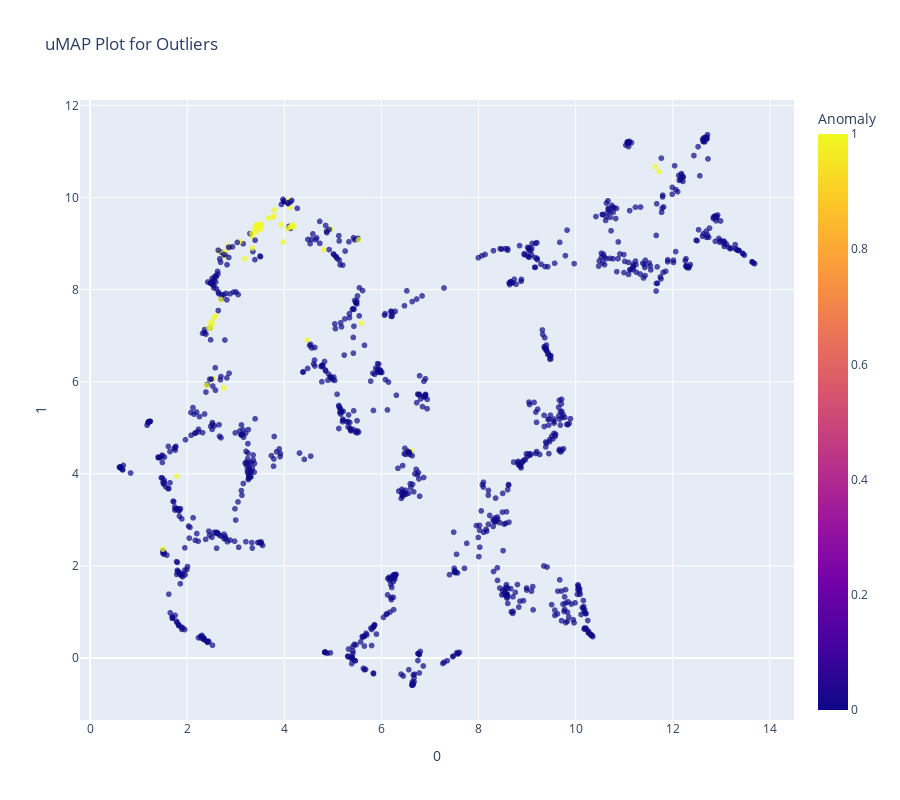

Notebook code for this chart:
### Code cell
# plot_model(iforest, plot = 'tsne')
plot_model(iforest, plot = 'umap')

### Figure 1 — Plotly figure (JSON) as saved in the notebook; plotly's stock layout.template omitted (floating-point values rounded to 4 significant figures; data arrays with more than 128 entries replaced by an {"elided": "..."} marker saying what was removed)
{"data": [{"customdata": {"elided": "1117x1 int values"}, "hovertemplate": "0=%{x}<br>1=%{y}<br>Feature=%{customdata[0]}<br>Anomaly=%{marker.color}<extra></extra>", "legendgroup": "", "marker": {"color": {"elided": "1117 int values"}, "coloraxis": "coloraxis", "opacity": 0.7, "symbol": "circle"}, "mode": "markers", "name": "", "showlegend": false, "type": "scattergl", "x": {"elided": "1117 float values"}, "xaxis": "x", "y": {"elided": "1117 float values"}, "yaxis": "y"}], "layout": {"coloraxis": {"colorbar": {"title": {"text": "Anomaly"}}, "colorscale": [[0, "#0d0887"], [0.1111, "#46039f"], [0.2222, "#7201a8"], [0.3333, "#9c179e"], [0.4444, "#bd3786"], [0.5556, "#d8576b"], [0.6667, "#ed7953"], [0.7778, "#fb9f3a"], [0.8889, "#fdca26"], [1, "#f0f921"]]}, "height": 800, "legend": {"tracegroupgap": 0}, "title": {"text": "uMAP Plot for Outliers"}, "width": 900, "xaxis": {"anchor": "y", "autorange": true, "domain": [0, 1], "range": [-0.2076, 14.5], "title": {"text": "0"}, "type": "linear"}, "yaxis": {"anchor": "x", "autorange": true, "domain": [0, 1], "range": [-1.345, 12.12], "title": {"text": "1"}, "type": "linear"}}}
